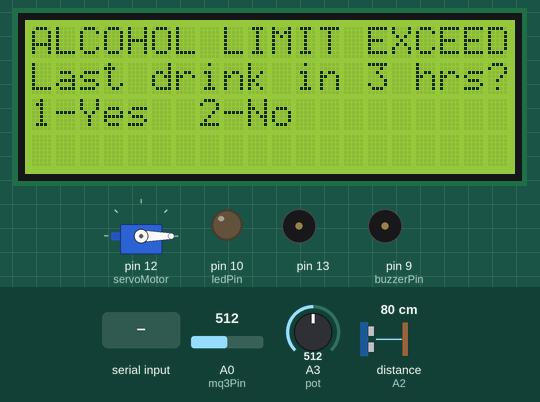
Simulated run of this sketch. Board: Arduino Uno, built with avr-gcc and run on an emulated ATmega328P. Parts: 20×4 character LCD, servo, output pins drawn as LEDs (lit = HIGH), buzzer (waves = sounding, pin HIGH). Wiring (inferred from the names in the program): ultrasonic range finder: trigger A1; echo A2. Inputs (shaded band) come from the test bench; at power-on: A0 (mq3Pin) = 512, distance to the obstacle (sensor on A2) 80 cm, A3 (pot) = 512. The echo pulse lasts 58.3 µs per cm; pins used as bus, display or sensor lines are not drawn; what the sketch prints to the serial monitor is not drawn.

Above: at 1.9 s.
2.0 s: A0 (mq3Pin) set to 208
At 5.06 s:
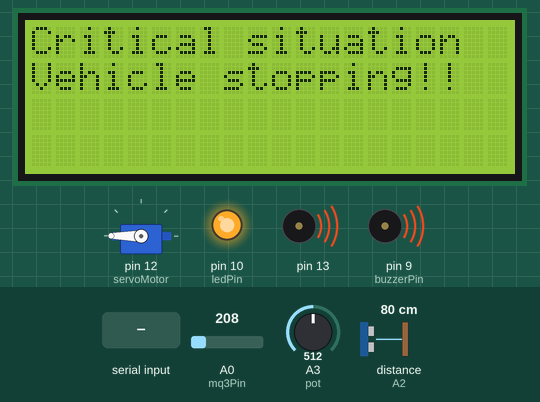
10.9 s: A0 (mq3Pin) set to 190
At 14.7 s:
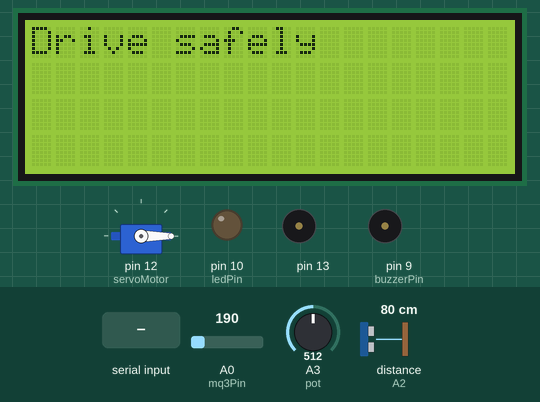
22.2 s: distance to the obstacle (sensor on A2) set to 85 cm
23.7 s: distance to the obstacle (sensor on A2) set to 93 cm
25.2 s: "D" received over Serial
At 27.0 s:
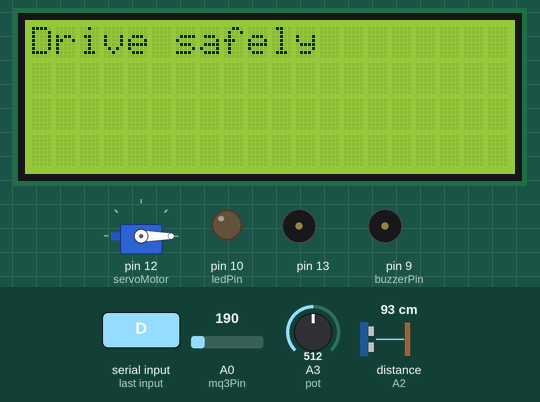
27.9 s: A0 (mq3Pin) set to 210
At 40.0 s:
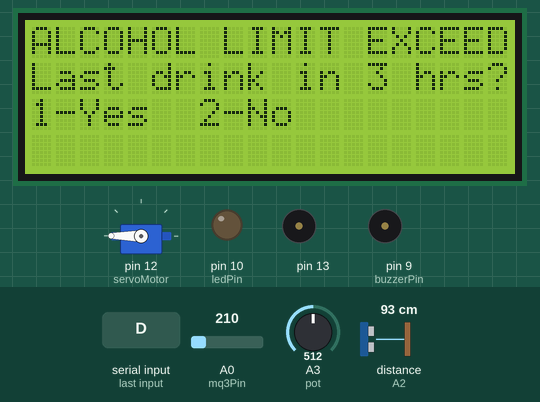
Timing chart, 0 to 40.2 s (numbered marks = the images above; inputs shaded):
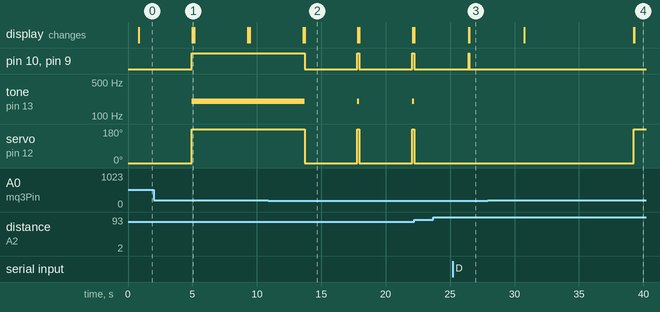

Measured:
- the behaviour switches between 201 and 200 on A0 (mq3Pin) (found by bisection; images 1 and 2)
- after the input at 10.9 s, pin 10 (ledPin), pin 9 (buzzerPin): alternates HIGH for 0.15 s and LOW for 4.1 s, starting after 2.8 s
- after the input at 23.7 s, every drawn part: stays the same
- after the input at 25.2 s, pin 10 (ledPin), pin 9 (buzzerPin): LOW → HIGH after 1.2 s, → LOW 0.05 s later; the display: first changes after 1.3 s (image 3 shows a later state)
- after the input at 27.9 s, the display: changes after 2.8 s (image 4)
- what the display in image 2 shows lasts 4.1 s, from 13.7 s to 17.8 s

The sketch:

Code.ino
```cpp
#include <Wire.h>
#include <LiquidCrystal_I2C.h>
#include <Keypad.h>
#include <Servo.h>

int mq3Pin = A0;
int buzzerPin = 9;
int ledPin = 10;
int alcoholThreshold = 200; // Alcohol threshold is 200ppm
int pot = A3; //Speed sensor
int sensorValue;
int Speed;
int ultrasonicTriggerPin = A1; // Pin connected to the ultrasonic sensor's trigger pin
int ultrasonicEchoPin = A2; // Pin connected to the ultrasonic sensor's echo pin
float speedOfSound = 0.3432; // Speed of sound in km/s
float stoppingDistanceMultiplier = 2.5; // Multiplier to calculate stopping distance
float stoppingDistance; // Stopping distance based on speed
LiquidCrystal_I2C lcd(0x27, 20, 4);

const byte ROWS = 4;
const byte COLS = 3;

unsigned long startTime = 0;
bool drowsy = false;


char keys[ROWS][COLS] = {
  {'1', '2', '3'},
  {'4', '5', '6'},
  {'7', '8', '9'},
  {'*', '0', '#'}
};

byte rowPins[ROWS] = {5, 4, 3, 2};
byte colPins[COLS] = {8, 7, 6};

Keypad keypad = Keypad(makeKeymap(keys), rowPins, colPins, ROWS, COLS);

Servo servoMotor;

void setup() {
  lcd.begin(20, 4);
  pinMode(buzzerPin,OUTPUT);
  pinMode(ledPin,OUTPUT);
  pinMode(pot,INPUT);
  pinMode(ultrasonicTriggerPin,OUTPUT);
  pinMode(ultrasonicEchoPin,INPUT);

  lcd.print("Alcohol Detector");
  lcd.setCursor(0, 1);
  lcd.print("Please wait...");
  delay(700);

  servoMotor.attach(12); // The servo attached to pin 11
  servoMotor.write(0); // Rotate the servo to 0 degrees (initial position)
  Serial.begin(9600); // Initialize serial communication
}

void loop() {
  float alcoholLevel = analogRead(mq3Pin);

  if (alcoholLevel > alcoholThreshold) {
    lcd.clear();
    lcd.print("ALCOHOL LIMIT EXCEEDED!");
    lcd.setCursor(0, 1);
    lcd.print("Last drink in 3 hrs?");
    lcd.setCursor(0, 2);
    lcd.print("1-Yes  2-No");

    char key = keypad.getKey();

    if (key == '1') {
      lcd.clear();
      lcd.print("Unsafe to drive!");
      digitalWrite(buzzerPin, HIGH);
      tone(13, 200);
      digitalWrite(ledPin, HIGH);
      servoMotor.write(180); // Rotate the servo to 180 degrees
      delay(1000);
    } else if (key == '2') {
      lcd.clear();
      lcd.print("Drive safely and observe traffic laws!");
      digitalWrite(buzzerPin, LOW);
      noTone(13);
      digitalWrite(ledPin, LOW);
      servoMotor.write(0); // Servo motor mantains start position
      delay(1000);
    }
  } else {
    lcd.clear();
    lcd.print("Drive safely");
    digitalWrite(buzzerPin, LOW);
    noTone(13);
    digitalWrite(ledPin, LOW);
    servoMotor.write(0); // Ensuring that the servo is at the initial position
  }

  delay(3000); // Adjust this delay according to your needs
  SpeedSensor();
  UltrasonicSensor();

}

void SpeedSensor() {
  sensorValue = analogRead(pot); // Read potentiometer value
  float Speed = map(sensorValue,0,1023,0,200); // Map to speed range

  Serial.print("Vehicle Speed (km/h): ");// Print the mapped speed to the serial monitor
  Serial.println(Speed);
  delay(1000);

  delay(100); // Delay for stability
}

void UltrasonicSensor() {
  digitalWrite(ultrasonicTriggerPin, LOW);
  delayMicroseconds(2);
  digitalWrite(ultrasonicTriggerPin, HIGH);
  delayMicroseconds(10);
  digitalWrite(ultrasonicTriggerPin, LOW);

  float duration = pulseIn(ultrasonicEchoPin, HIGH); //  // Measuring the echo duration
  float distance = (duration * speedOfSound) / (2);
  Speed = analogRead(pot);
  Speed = map(analogRead(pot), 0, 1023, 0, 220);// Map to speed range
  stoppingDistance = (Speed*Speed)/(2*4*1.72);

  if ((distance-1) <= stoppingDistance)   //The purpose of subtracting 1 from distance is for safety margin.
  {
    servoMotor.write(180); // Rotate the servo to 180 degrees
    digitalWrite(buzzerPin, HIGH);
    tone(13, 200);
    digitalWrite(ledPin, HIGH);
    lcd.clear();
    lcd.print("Critical situation");
    lcd.setCursor(0, 1);
    lcd.print("Vehicle stopping!!");
  } else {
    servoMotor.write(0); // Rotate the servo to 0 degrees
  }

  // Print the measured distance and stopping distance to the serial monitor
  Serial.print("Measured Distance: ");
  Serial.print(distance);
  Serial.println(" km");
  Serial.print("Stopping Distance: ");
  Serial.print(stoppingDistance);
  Serial.println(" km");

  delay(100); // Delay for stability
    Driverstate();
}

void Driverstate() {
    if (Serial.available()) {
        char receivedChar = Serial.read();
        if (receivedChar == 'D') {
            // Driver is drowsy
            drowsy = true;
            digitalWrite(buzzerPin, HIGH);
            digitalWrite(ledPin, HIGH);
            lcd.clear();
            lcd.print("Fatigue detected, Take a rest!!");
            startTime = millis(); // Start the timer
        }
    }

    // Check if 10 seconds have passed
    if (drowsy && millis() - startTime >= 10000) {
        // Activate servo motor
        lcd.clear();
        lcd.print("Critical sistuation, Vehicle stopping");
        servoMotor.write(180); // Rotate the servo to 180 degrees
    }
}
```
